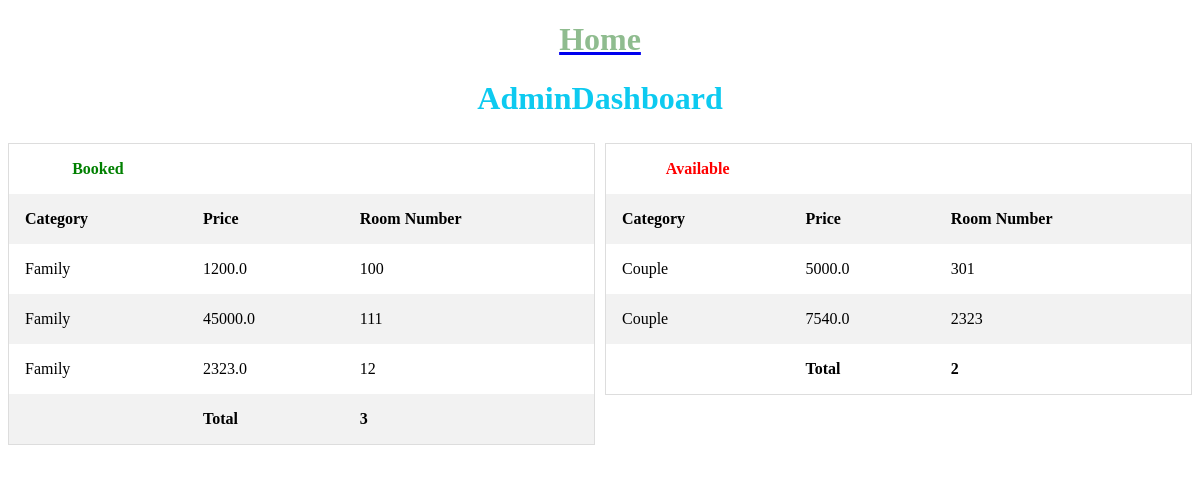
Page /admindashboard/ (signed in) on the committed database.
### hotel/models.py (models this page shows, shortened)
class Room(models.Model):
     name = models.CharField(max_length=200, null=True)
     room_number = models.PositiveIntegerField()
     price = models.FloatField()
     short_desc=models.CharField(max_length=200, null=True)
     long_desc=models.TextField()
     category = models.ForeignKey(Category, on_delete=models.CASCADE)
     image = models.ImageField(upload_to='images/room', null=True, blank=True)
     gallery = models.ManyToManyField(Gallery, blank=True,related_name="product_img")
     booked=models.BooleanField(default=False)
     type = models.CharField(max_length=100)
     capacity =  models.IntegerField()
     beds =  models.IntegerField()

class Category(models.Model):
    name=models.CharField(max_length=100, null=True)
    image = models.ImageField(upload_to ='images/category', null=True, blank=True)

### hotel/views.py (the view)
# urls.py: path('admindashboard/', views.AdminDashboard, name='admindashboard'),
@user_passes_test(operator.attrgetter('is_staff'))  # is_staff= superuser
def AdminDashboard(request):
    booked = Room.objects.filter(booked=True)
    bookedcount = Room.objects.filter(booked=True).count()
    unbooked = Room.objects.filter(booked=False)
    unbookedcount = Room.objects.filter(booked=False).count()
    context = {'booked': booked, 'unbooked': unbooked, 'bookedcount': bookedcount, 'unbookedcount': unbookedcount }
    return render(request, 'admindashboard.html', context)

### templates/admindashboard.html (shortened to what this page needs)
<!DOCTYPE html>
<html>
<head>
</head>
<body>
<a href="{% url 'home' %}"> <h1 style="text-align: center; color: darkseagreen">Home</h1> </a>
<h1 style="text-align: center; color: #0dcaf0">AdminDashboard</h1>
<div class="row">
  <div class="column">
    <table>
    <tr >
    <th style="text-align: center; color: green; vertical-align: middle;">Booked</th>
    </tr>
      <tr>
        <th>Category</th>
        <th>Price</th>
        <th>Room Number</th>
      </tr>
        {% for b in booked %}
      <tr>
        <td>{{ b.category.name }}</td>
        <td>{{ b.price }}</td>
        <td>{{ b.room_number }}</td>
      </tr>
        {% endfor %}
    <th></th>
    <th>Total</th>
    <th>{{ bookedcount }}</th>
    </table>
  </div>
  <div class="column">
    <table>
    <th style="text-align: center; color: red; ">Available</th>
      <tr>
        <th>Category</th>
        <th>Price</th>
        <th>Room Number</th>
      </tr>
        {% for ub in unbooked %}
          <tr>
        <td>{{ ub.category.name}}</td>
        <td>{{ ub.price }}</td>
        <td>{{ ub.room_number }}</td>
      </tr>
        {% endfor %}
    <th></th>
    <th>Total</th>
    <th>{{ unbookedcount }}</th>
    </table>
  </div>
</div>
</body>
</html>

### templates/admindashboard.html (style rules this page uses)
* { box-sizing: border-box; }
.row { margin-left:-5px; margin-right:-5px; }
.column { float: left; width: 50%; padding: 5px; }
.row::after { content: ""; clear: both; display: table; }
table { border-collapse: collapse; border-spacing: 0; width: 100%; border: 1px solid #ddd; }
th, td { text-align: left; padding: 16px; }
tr:nth-child(even) { background-color: #f2f2f2; }

### rows in the picture
Room: category.name "Family", price "1200.0", room_number "100"
Room: category.name "Family", price "45000.0", room_number "111"
Room: category.name "Family", price "2323.0", room_number "12"
Room: category.name "Couple", price "5000.0", room_number "301"
Room: category.name "Couple", price "7540.0", room_number "2323"

### other values in the picture
{{ bookedcount }} "3"
{{ unbookedcount }} "2"
